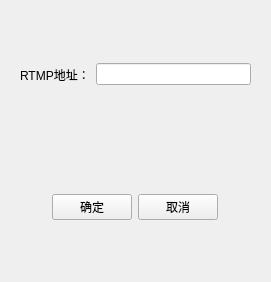
<?xml version="1.0" encoding="UTF-8"?>
<ui version="4.0">
 <class>rtmpWidget</class>
 <widget class="QWidget" name="rtmpWidget">
  <property name="geometry">
   <rect>
    <x>0</x>
    <y>0</y>
    <width>271</width>
    <height>282</height>
   </rect>
  </property>
  <property name="windowTitle">
   <string>Form</string>
  </property>
  <layout class="QVBoxLayout" name="verticalLayout">
   <item>
    <widget class="QWidget" name="widget" native="true">
     <layout class="QHBoxLayout" name="horizontalLayout">
      <item>
       <widget class="QLabel" name="label">
        <property name="sizePolicy">
         <sizepolicy hsizetype="Fixed" vsizetype="Preferred">
          <horstretch>0</horstretch>
          <verstretch>0</verstretch>
         </sizepolicy>
        </property>
        <property name="text">
         <string>RTMP地址：</string>
        </property>
       </widget>
      </item>
      <item>
       <widget class="QLineEdit" name="lineEdit">
        <property name="sizePolicy">
         <sizepolicy hsizetype="Expanding" vsizetype="Fixed">
          <horstretch>0</horstretch>
          <verstretch>0</verstretch>
         </sizepolicy>
        </property>
       </widget>
      </item>
     </layout>
    </widget>
   </item>
   <item>
    <widget class="QWidget" name="widget_2" native="true">
     <layout class="QHBoxLayout" name="horizontalLayout_2">
      <item>
       <spacer name="horizontalSpacer">
        <property name="orientation">
         <enum>Qt::Orientation::Horizontal</enum>
        </property>
        <property name="sizeHint" stdset="0">
         <size>
          <width>40</width>
          <height>20</height>
         </size>
        </property>
       </spacer>
      </item>
      <item>
       <widget class="QPushButton" name="pushButton">
        <property name="text">
         <string>确定</string>
        </property>
       </widget>
      </item>
      <item>
       <widget class="QPushButton" name="pushButton_2">
        <property name="text">
         <string>取消</string>
        </property>
       </widget>
      </item>
      <item>
       <spacer name="horizontalSpacer_2">
        <property name="orientation">
         <enum>Qt::Orientation::Horizontal</enum>
        </property>
        <property name="sizeHint" stdset="0">
         <size>
          <width>40</width>
          <height>20</height>
         </size>
        </property>
       </spacer>
      </item>
     </layout>
    </widget>
   </item>
  </layout>
 </widget>
 <resources/>
 <connections/>
</ui>
